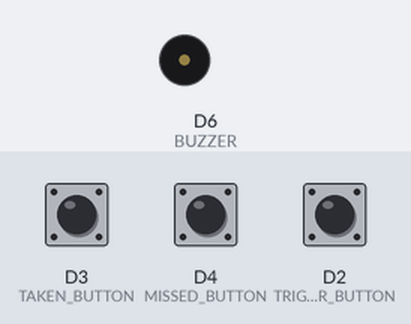
Simulated run of this sketch. Board: ESP8266 (NodeMCU). On the bench: buzzer (waves = sounding, pin HIGH). The test bench sets the inputs (shaded band); at power-on: D2 (TRIGGER_BUTTON) HIGH, D3 (TAKEN_BUTTON) HIGH, D4 (MISSED_BUTTON) HIGH. WiFi joins after 1.5 s; servers stay silent unless stated; uploads are accepted with an empty reply; what the sketch prints to the serial monitor is not drawn.

Above: at 2.7 s.
2.8 s: D2 (TRIGGER_BUTTON) pulled LOW for 0.15 s
At 3.9 s:
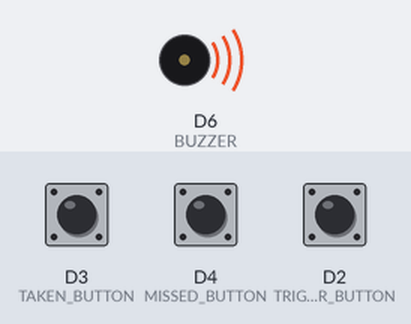
4.5 s: D3 (TAKEN_BUTTON) pulled LOW for 0.15 s
At 5.0 s:
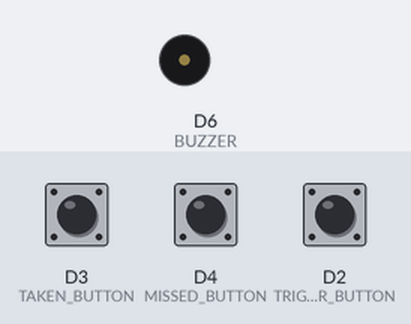
6.2 s: D2 (TRIGGER_BUTTON) pulled LOW for 1 s
At 7.6 s:
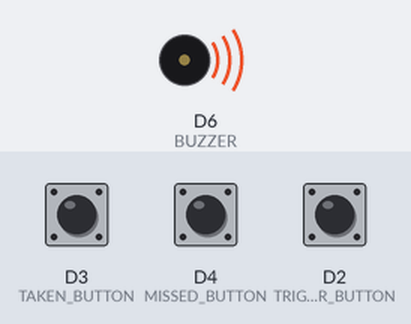
8.7 s: D4 (MISSED_BUTTON) pulled LOW for 0.15 s
At 9.4 s:
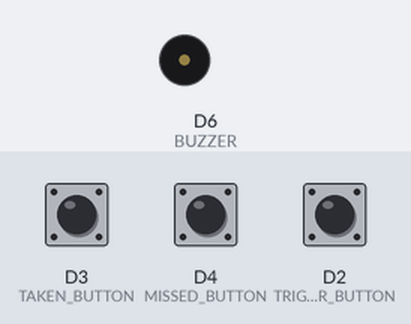
10.4 s: D2 (TRIGGER_BUTTON) pulled LOW for 3.2 s
At 10.9 s:
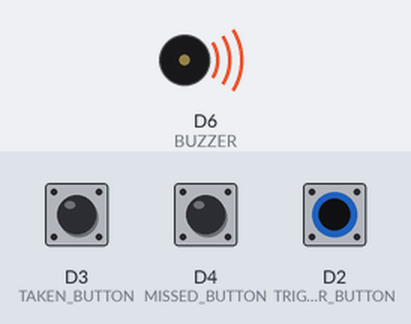
Timing chart, 0 to 13.4 s (numbered marks = the images above; inputs shaded):
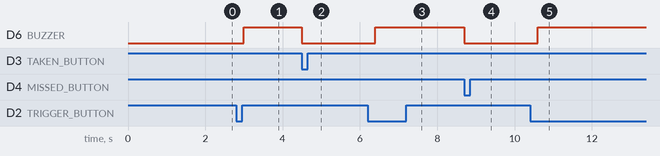

The sketch:

med-bot.ino
```cpp
#include <ESP8266WiFi.h>
#include <ESP8266HTTPClient.h>

const char* ssid = "OnePlus Nord 3 5G";
const char* password = "Theju1901";

String server = "http://192.168.221.60:5000";   // YOUR FLASK SERVER IP + PORT

#define TRIGGER_BUTTON D2
#define TAKEN_BUTTON D3
#define MISSED_BUTTON D4
#define BUZZER D6

bool alarmActive = false;

void setup() {
  Serial.begin(115200);
  pinMode(TRIGGER_BUTTON, INPUT_PULLUP);
  pinMode(TAKEN_BUTTON, INPUT_PULLUP);
  pinMode(MISSED_BUTTON, INPUT_PULLUP);
  pinMode(BUZZER, OUTPUT);

  WiFi.begin(ssid, password);
  while (WiFi.status() != WL_CONNECTED) {
    delay(500);
    Serial.print(".");
  }
  Serial.println("WiFi Connected");
}

void sendData(String status)
{
  if (WiFi.status() == WL_CONNECTED)
  {
    WiFiClient client;
    HTTPClient http;
    http.begin(client, server + "/update");
    http.addHeader("Content-Type", "application/json");
    String json = "{\"status\":\"" + status + "\"}";
    int code = http.POST(json);
    if (code > 0) Serial.println("ESP Data sent: " + status);
    else Serial.println("ESP Error sending data: " + String(code));
    http.end();
  }
}

void loop() {
  if (digitalRead(TRIGGER_BUTTON) == LOW)
  {
    delay(200);  // debounce
    digitalWrite(BUZZER, HIGH);
    alarmActive = true;
    Serial.println("Reminder Triggered");
  }

  if (alarmActive)
  {
    if (digitalRead(TAKEN_BUTTON) == LOW)
    {
      digitalWrite(BUZZER, LOW);
      sendData("taken");
      alarmActive = false;
      delay(200);
    }
    if (digitalRead(MISSED_BUTTON) == LOW)
    {
      digitalWrite(BUZZER, LOW);
      sendData("missed");
      alarmActive = false;
      delay(200);
    }
  }
}
```

Measured:
- after the input at 2.8 s, D6 (BUZZER): LOW → HIGH after 0.20 s
- after the input at 4.5 s, D6 (BUZZER): HIGH → LOW at once
- after the input at 6.2 s, D6 (BUZZER): LOW → HIGH after 0.20 s
- after the input at 8.7 s, D6 (BUZZER): HIGH → LOW at once
- after the input at 10.4 s, D6 (BUZZER): LOW → HIGH after 0.20 s
